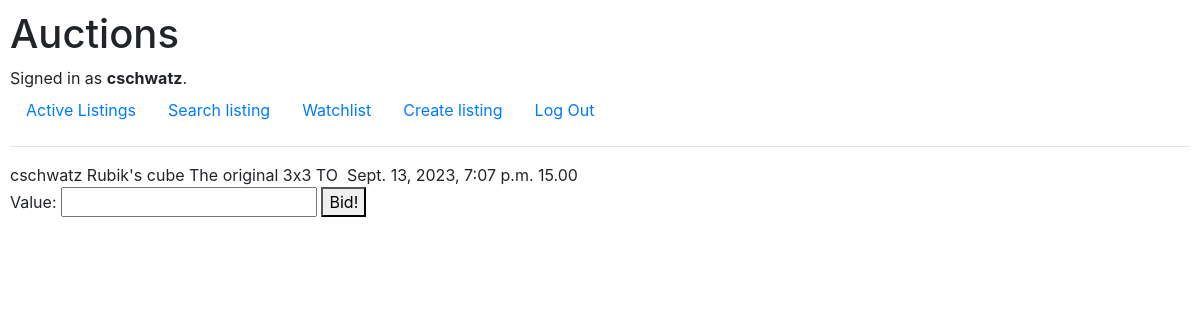
Page /bid/Rubik's cube (signed in) on the earlier database version.
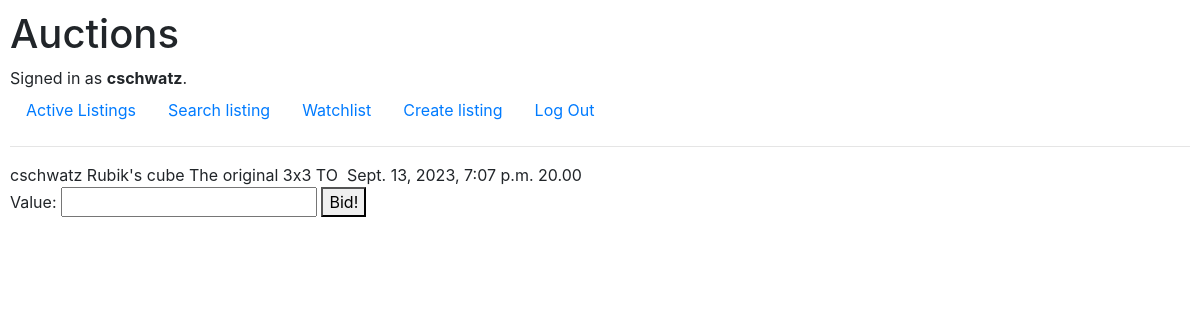
Same page on the later database version.
### auctions/models.py (models this page shows)
class AuctionListing(models.Model):
    user = models.ForeignKey(User, on_delete=models.CASCADE, related_name="user_listing", default=None)
    title = models.CharField(max_length=64)
    description = models.CharField(max_length=150)
    category_choices = [('Electronic', 'electronic'), ('Toys', 'toys'), ('Home', 'home'), ('Fashion', 'fashion'), ('Other', 'other')]
    category = models.CharField(max_length=10, choices=category_choices, default='Other')
    date = models.DateTimeField(auto_now_add=True)
    image = models.URLField()
    value = models.DecimalField(max_digits=8, decimal_places=2, default=0.00)
    is_active = models.BooleanField(default=True)

class User(AbstractUser):
    pass

class Bid(models.Model):
    user = models.ForeignKey(User, on_delete=models.CASCADE, related_name="user_bid", default=None)
    listing = models.ForeignKey(AuctionListing, on_delete=models.CASCADE, related_name="listing_bids")
    bid = models.DecimalField(max_digits=8, decimal_places=2, default=0.00)

### auctions/views.py (the view)
# urls.py: path("bid/<str:listing_title>", views.bid, name="bid"),
@login_required
def bid(request, listing_title):
    listing = AuctionListing.objects.get(title=listing_title)
    try:
        highest_bid = Bid.objects.filter(listing=listing) #gets all bids for the listing
        highest_bid = highest_bid.order_by('bid')[0].bid #order them from highest bid to lowest and fetches the first one (highest)
    except IndexError: #if there are no bids, it will throw an index error
        highest_bid = listing.value
    form = bidForm()
    if request.method == "POST":
        form = bidForm(request.POST)
        if form.is_valid():
            new_bid = form.cleaned_data['value']
            listing_user = listing.user
            current_bid = highest_bid
            if new_bid <= current_bid:
                bid_message = "Your bid must be greater than the current highest bid"
                return render(request, "auctions/bid.html", {
                    "form": form,
                    "listing": listing,
                    "current_bid": current_bid,
                    "listing_user": listing_user,
                    "error_message": bid_message,
                })
            else:
                bid_to_save = Bid(user=request.user, listing=listing, bid=new_bid)
                bid_to_save.save()
            return HttpResponseRedirect(reverse("listing", kwargs={"listing_title": listing_title}))
    else:
        return render(request, "auctions/bid.html", {
            "form": form,
            "listing": listing,
            "highest_bid": highest_bid,
        })

### auctions/views.py
class bidForm(forms.Form):
    value = forms.DecimalField(widget=forms.NumberInput(attrs={'label': 'Bid'}), min_value=0)

### auctions/templates/auctions/bid.html (shortened to what this page needs)
{% extends "auctions/layout.html" %}
{% block body %}
    {{ listing.user }}
    {{ listing.title }}
    {{ listing.description }}
    {{ listing.category }}
    {{ listing.date }}
    {{ highest_bid }}
    <form action="{% url 'bid' listing.title %}" method="post">
        {{ form }}
        <button>Bid!</button>
    </form>
{% endblock %}

Differences in the rows shown:
added Bid: bid "20.00"
Other differences:
{{ highest_bid }}: "15.00" → "20.00"
